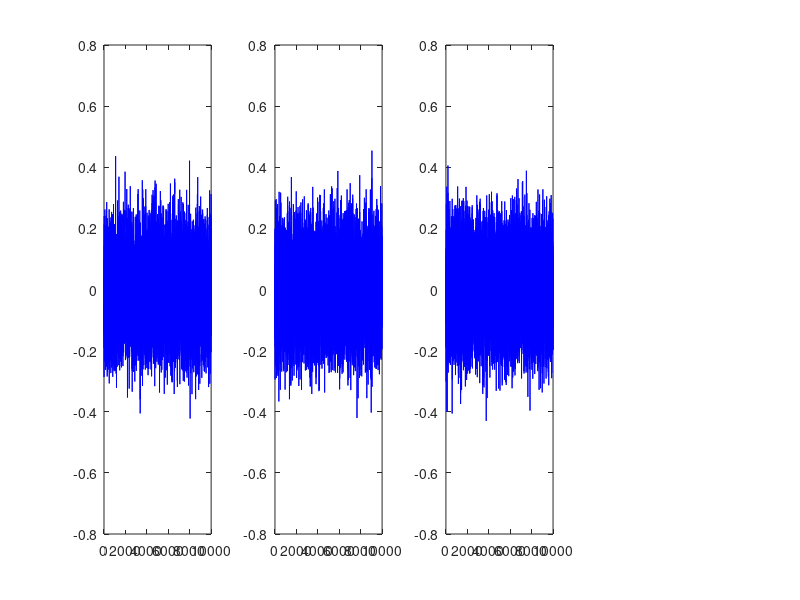

Write the MATLAB code that produced this figure.
%% generate Autoregressive

clear all; clc;

%% configuration 1

N = 1e4;
M = 6;

% I = interaction matrix
I = zeros(M,M);

% I(i,j) significa che i causa j con intensità I(i,j) 

I(1,1) = 0.95;
I(2,2) = 0;
I(3,3) = 0.99;
I(4,4) = 0.98;
I(5,5) = 0;
I(6,6) = 0.81;

I(2,1) = -0.4;
I(3,2) = 0.4;

I(5,6) = 0.4;
I(6,5) = 0.4;

%% initialisation

X = randn(M,N)*0.1;

Xlabel = "x"+(1:M)';

t = 1:N;

%% simulation

for i = 2 : N

    X(:,i) = sum(I.*X(:,i-1),1)' + randn(M,1)*0.1; % sum(X,1) somma le colonne del vettore X

end

%% plot

figure(1)
clf
for i = 1 : M
    subplot(floor(M/2),floor(M/floor(M/2))+1,i)
    plot(X(i,:),'b')
end



save('Autoregressive_v1.mat');

%% configuration 2
clear all; clc;


N = 1e4;
M = 3;

% I = interaction matrix
I = zeros(M,M);

% I(i,j) significa che i causa j con intensità I(i,j) 

I(1,1) = 1;
I(2,2) = 1;
I(3,3) = 1;

%% initialisation

X = randn(M,N)*0.1;

Xlabel = "x"+(1:M)';

t = 1:N;

%% simulation

for i = 2 : N

    X(:,i) = sum(I.*X(:,i-1),1)' + randn(M,1)*0.1; % sum(X,1) somma le colonne del vettore X

end

%% plot

figure(1)
clf
for i = 1 : M
    subplot(floor(M/2),floor(M/floor(M/2))+1,i)
    plot(X(i,:),'b')
end



save('Autoregressive_v2.mat');

%% configuration 3
clear all; clc;

N = 1e4;
M = 3;

% I = interaction matrix
I = zeros(M,M);

% I(i,j) significa che i causa j con intensità I(i,j) 

%% initialisation

X = randn(M,N)*0.1;

Xlabel = "x"+(1:M)';

t = 1:N;

%% simulation

for i = 2 : N

    X(:,i) = sum(I.*X(:,i-1),1)' + randn(M,1)*0.1; % sum(X,1) somma le colonne del vettore X

end

%% plot

figure(1)
clf
for i = 1 : M
    subplot(floor(M/2),floor(M/floor(M/2))+1,i)
    plot(X(i,:),'b')
end



save('Autoregressive_v3.mat');


%% configuration 4
clear all; clc;
N = 1e4;
M = 3;

% I = interaction matrix
I = zeros(M,M);

% I(i,j) significa che i causa j con intensità I(i,j) 

I(2,1) = 1;
I(3,2) = 1;
%% initialisation

X = randn(M,N)*0.1;

Xlabel = "x"+(1:M)';

t = 1:N;

%% simulation

for i = 2 : N

    X(:,i) = sum(I.*X(:,i-1),1)' + randn(M,1)*0.1; % sum(X,1) somma le colonne del vettore X

end

%% plot

figure(1)
clf
for i = 1 : M
    subplot(floor(M/2),floor(M/floor(M/2))+1,i)
    plot(X(i,:),'b')
end



save('Autoregressive_v4.mat');

%% configuration 5
clear all; clc;
N = 1e4;
M = 3;

% I = interaction matrix
I = zeros(M,M);

% I(i,j) significa che i causa j con intensità I(i,j) 

I(2,1) = 1;
I(3,1) = 1;

%% initialisation

X = randn(M,N)*0.1;

Xlabel = "x"+(1:M)';

t = 1:N;

%% simulation

for i = 2 : N

    X(:,i) = sum(I.*X(:,i-1),1)' + randn(M,1)*0.1; % sum(X,1) somma le colonne del vettore X

end

%% plot

figure(1)
clf
for i = 1 : M
    subplot(floor(M/2),floor(M/floor(M/2))+1,i)
    plot(X(i,:),'b')
end



save('Autoregressive_v5.mat');

%% configuration 6
clear all; clc;
N = 1e4;
M = 3;

% I = interaction matrix
I = zeros(M,M);

% I(i,j) significa che i causa j con intensità I(i,j) 

I(1,2) = 1;
I(2,1) = 1;

%% initialisation

X = randn(M,N)*0.1;

Xlabel = "x"+(1:M)';

t = 1:N;

%% simulation

for i = 2 : N

    X(:,i) = sum(I.*X(:,i-1),1)' + randn(M,1)*0.1; % sum(X,1) somma le colonne del vettore X

end

%% plot

figure(1)
clf
for i = 1 : M
    subplot(floor(M/2),floor(M/floor(M/2))+1,i)
    plot(X(i,:),'b')
end



save('Autoregressive_v6.mat');

%% configuration 7
clear all; clc;
N = 1e4;
M = 3;

% I = interaction matrix
I = zeros(M,M);

% I(i,j) significa che i causa j con intensità I(i,j) 

I(1,3) = 1;
I(2,1) = 1;
I(3,2) = 1;

%% initialisation

X = randn(M,N)*0.1;

Xlabel = "x"+(1:M)';

t = 1:N;

%% simulation

for i = 2 : N

    X(:,i) = sum(I.*X(:,i-1),1)' + randn(M,1)*0.1; % sum(X,1) somma le colonne del vettore X

end

%% plot

figure(1)
clf
for i = 1 : M
    subplot(floor(M/2),floor(M/floor(M/2))+1,i)
    plot(X(i,:),'b')
end



save('Autoregressive_v7.mat');


%% configuration 8
clear all; clc;


N = 1e4;
M = 3;

% I = interaction matrix
I = zeros(M,M);

% I(i,j) significa che i causa j con intensità I(i,j) 

I(1,3) = 0.2;
I(1,1) = 0.2;
I(1,2) = 0.2;

I(2,3) = 0.2;
I(2,1) = 0.2;
I(2,2) = 0.2;

I(3,3) = 0.2;
I(3,1) = 0.2;
I(3,2) = 0.2;
%% initialisation

X = randn(M,N)*0.1;

Xlabel = "x"+(1:M)';

t = 1:N;

%% simulation

for i = 2 : N

    X(:,i) = sum(I.*X(:,i-1),1)' + randn(M,1)*0.1; % sum(X,1) somma le colonne del vettore X

end

%% plot

figure(1)
clf
for i = 1 : M
    subplot(floor(M/2),floor(M/floor(M/2))+1,i)
    plot(X(i,:),'b')
end



save('Autoregressive_v8.mat');

